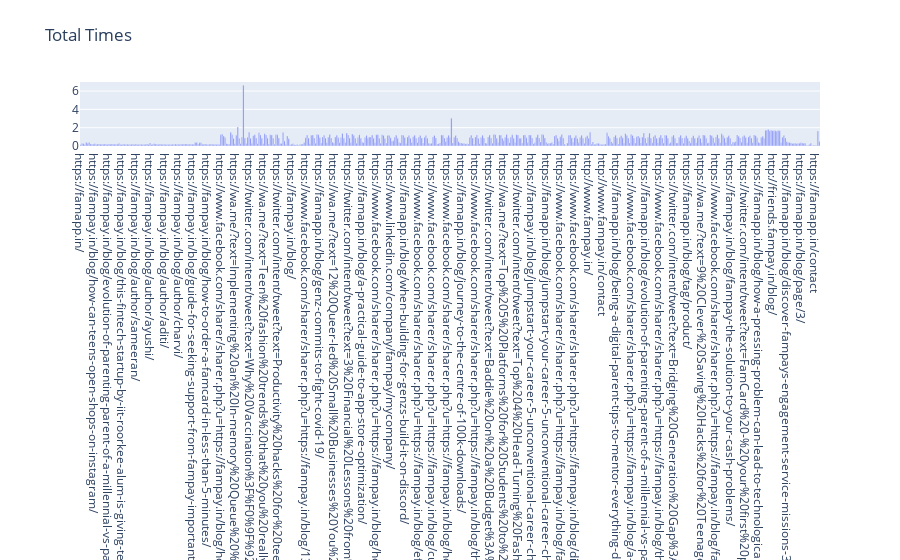

The notebook cell saved with this chart:
### Code cell
# Bar chart of total times
fig3 = go.Figure(data=[go.Bar(x=df['Link'], y=df['Total Time'])])
fig3.update_layout(title_text='Total Times')
fig3.write_html("../../fam-report-site/public/Web-Analytics/total_times.html")
fig3.show()

### Figure 1 — Plotly figure (JSON) as saved in the notebook; plotly's stock layout.template omitted (floating-point values rounded to 4 significant figures; data arrays with more than 128 entries replaced by an {"elided": "..."} marker saying what was removed)
{"data": [{"type": "bar", "x": {"elided": "523 str values"}, "y": {"elided": "523 float values"}}], "layout": {"title": {"text": "Total Times"}}}
